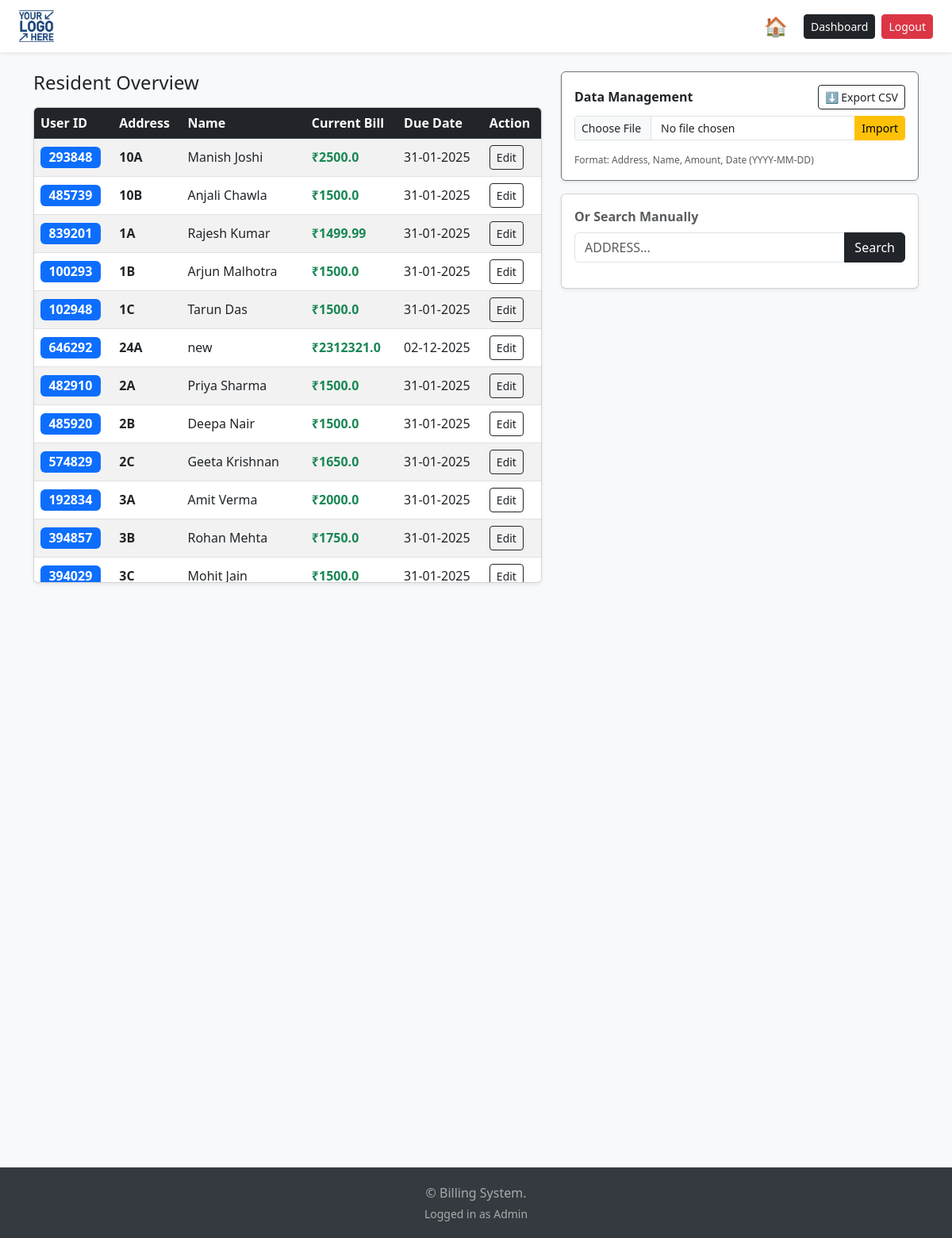
The page /dashboard (signed in) on the database its author committed.
### tables this page shows
CREATE TABLE bills (
            bill_id INTEGER PRIMARY KEY AUTOINCREMENT,
            address TEXT UNIQUE, 
            amount REAL,
            due_date TEXT,
            FOREIGN KEY(address) REFERENCES residents(address)
        );

CREATE TABLE residents (
            address TEXT PRIMARY KEY,
            name TEXT NOT NULL,
            uid TEXT UNIQUE NOT NULL
        );

### app.py (the view, shortened to what this page needs)
@app.route('/dashboard', methods=['GET', 'POST'])
@login_required
def dashboard():
    conn = get_db_connection()
    all_residents = conn.execute('''
        SELECT r.address, r.name, r.uid, b.amount, b.due_date
        FROM residents r
        LEFT JOIN bills b ON r.address = b.address
        ORDER BY r.address ASC
    ''').fetchall()
    resident = None
    current_bill = None
    search_term = ""
    if request.method == 'POST':
        search_term = request.form.get('address', '').strip().upper()
    elif request.args.get('select_address'):
        search_term = request.args.get('select_address').strip().upper()
    conn.close()
    return render_template('dashboard.html',
                         all_residents=all_residents, # New data for the table
                         resident=resident,
                         bill=current_bill,
                         search_term=search_term)

### app.py (called while the page is built)
@login_manager.user_loader
def load_user(user_id):
    conn = sqlite3.connect(DB_NAME)
    c = conn.cursor()
    c.execute("SELECT * FROM admins WHERE id=?", (user_id,))
    res = c.fetchone()
    conn.close()
    if res:
        return User(id=res[0], username=res[1])
    return None

def get_db_connection():
    conn = sqlite3.connect(DB_NAME)
    conn.row_factory = sqlite3.Row
    return conn

@app.template_filter('indian_date')
def indian_date_filter(value):
    if not value:
        return '-'
    try:
        return datetime.strptime(value, '%Y-%m-%d').strftime('%d-%m-%Y')
    except ValueError:
        return value

### templates/dashboard.html (shortened to what this page needs)
{% extends "base.html" %}
{% block content %}
<div class="row">
    <div class="col-md-7">
        <h4 class="mb-3">Resident Overview</h4>
        <div class="card p-0 shadow-sm" style="max-height: 600px; overflow-y: auto;">
            <table class="table table-hover table-striped mb-0">
                <thead class="table-dark sticky-top">
                    <tr>
                        <th>User ID</th>
                        <th>Address</th>
                        <th>Name</th>
                        <th>Current Bill</th>
                        <th>Due Date</th>
                        <th>Action</th>
                    </tr>
                </thead>
                <tbody>
                    {% for row in all_residents %}
                    <tr class="align-middle">
                        <td>
                            {% if row['uid'] %}
                                <span class="badge bg-primary fs-6">{{ row['uid'] }}</span>
                            {% else %}
                                <span class="badge bg-danger">Missing</span>
                            {% endif %}
                        </td>
                        <td class="fw-bold">{{ row['address'] }}</td>
                        <td>{{ row['name'] }}</td>
                        <td>
                            {% if row['amount'] %}
                                <span class="text-success fw-bold">₹{{ row['amount'] }}</span>
                            {% else %}
                                <span class="badge bg-secondary">No Bill</span>
                            {% endif %}
                        </td>
                        <td>{{ row['due_date'] | indian_date }}</td>
                        <td>
                            <a href="{{ url_for('dashboard', select_address=row['address']) }}"
                            class="btn btn-sm btn-outline-dark">Edit</a>
                        </td>
                    </tr>
                    {% else %}
                    <tr>
                        <td colspan="6" class="text-center py-4 text-muted">No residents found.</td>
                    </tr>
                    {% endfor %}
                </tbody>
            </table>
        </div>
    </div>
   <div class="col-md-5">
        <div class="sticky-top" style="top: 20px; z-index: 1;">
            <div class="card p-3 mb-3 shadow-sm border-secondary">
                <div class="d-flex justify-content-between align-items-center mb-2">
                    <h6 class="fw-bold m-0">Data Management</h6>
                    <a href="{{ url_for('export_csv') }}" class="btn btn-sm btn-outline-dark">
                        ⬇ Export CSV
                    </a>
                </div>
                <form action="{{ url_for('import_csv') }}" method="POST" enctype="multipart/form-data">
                    <div class="input-group input-group-sm">
                        <input type="file" name="file" class="form-control" accept=".csv" required>
                        <button type="submit" class="btn btn-warning">Import</button>
                    </div>
                </form>
                <small class="text-muted" style="font-size: 0.75rem;">
                    Format: Address, Name, Amount, Date (YYYY-MM-DD)
                </small>
            </div>
            <div class="card p-3 mb-3 shadow-sm">
                <form method="POST">
                    <label class="form-label fw-bold text-muted">Or Search Manually</label>
                    <div class="input-group">
                        <input type="text" name="address" class="form-control"
                               placeholder="ADDRESS..."
                               value="{{ search_term }}">
                        <button type="submit" class="btn btn-dark">Search</button>
                    </div>
                </form>
            </div>
        </div>
    </div>
</div>
{% endblock %}

### templates/base.html (shortened to what this page needs)
</html>
<!DOCTYPE html>
<html lang="en">
<head>
    <link href="https://cdn.jsdelivr.net/npm/bootstrap@5.3.0/dist/css/bootstrap.min.css" rel="stylesheet">
</head>
<body>
    <nav class="navbar navbar-light bg-white shadow-sm px-4">
     <a class="navbar-brand fw-bold d-flex align-items-center" href="/">
            <img src="{{ url_for('static', filename='logo.png') }}"
                 alt="Logo"
                 height="40"
                 class="d-inline-block align-text-top me-2">
        </a>
        <div class="ms-auto d-flex align-items-center">
            <a href="/" class="btn btn-outline-secondary border-0 fs-4 me-2" title="Home">
                🏠
            </a>
            {% if current_user.is_authenticated %}
                <a href="{{ url_for('dashboard') }}" class="btn btn-sm btn-dark me-2">Dashboard</a>
                <a href="{{ url_for('logout') }}" class="btn btn-sm btn-danger">Logout</a>
            {% endif %}
        </div>
    </nav>
    <div class="container mt-4 content">
        {% block content %}{% endblock %}
    </div>
    <footer class="footer text-center">
        <div class="container">
            <p class="mb-1">&copy; Billing System.</p>
            <small>
                {% if not current_user.is_authenticated %}
                    <a href="{{ url_for('login') }}">Admin Login</a>
                {% else %}
                    Logged in as Admin
                {% endif %}
            </small>
        </div>
    </footer>
</body>
</html>

### templates/base.html (style rules this page uses)
body { background-color: #f8f9fa; min-height: 100vh; display: flex; flex-direction: column; }
.content { flex: 1; }
.footer { background: #343a40; color: #aaa; padding: 20px 0; margin-top: auto; }

### rows shown on the page
bills: uid "293848", address "10A", name "Manish Joshi", amount "2500.0", due_date|indian_date "31-01-2025"
bills: uid "485739", address "10B", name "Anjali Chawla", amount "1500.0", due_date|indian_date "31-01-2025"
bills: uid "839201", address "1A", name "Rajesh Kumar", amount "1499.99", due_date|indian_date "31-01-2025"
bills: uid "100293", address "1B", name "Arjun Malhotra", amount "1500.0", due_date|indian_date "31-01-2025"
bills: uid "102948", address "1C", name "Tarun Das", amount "1500.0", due_date|indian_date "31-01-2025"
bills: uid "646292", address "24A", name "new", amount "2312321.0", due_date|indian_date "02-12-2025"
bills: uid "482910", address "2A", name "Priya Sharma", amount "1500.0", due_date|indian_date "31-01-2025"
bills: uid "485920", address "2B", name "Deepa Nair", amount "1500.0", due_date|indian_date "31-01-2025"
bills: uid "574829", address "2C", name "Geeta Krishnan", amount "1650.0", due_date|indian_date "31-01-2025"
bills: uid "192834", address "3A", name "Amit Verma", amount "2000.0", due_date|indian_date "31-01-2025"
bills: uid "394857", address "3B", name "Rohan Mehta", amount "1750.0", due_date|indian_date "31-01-2025"
bills: uid "394029", address "3C", name "Mohit Jain", amount "1500.0", due_date|indian_date "31-01-2025"
